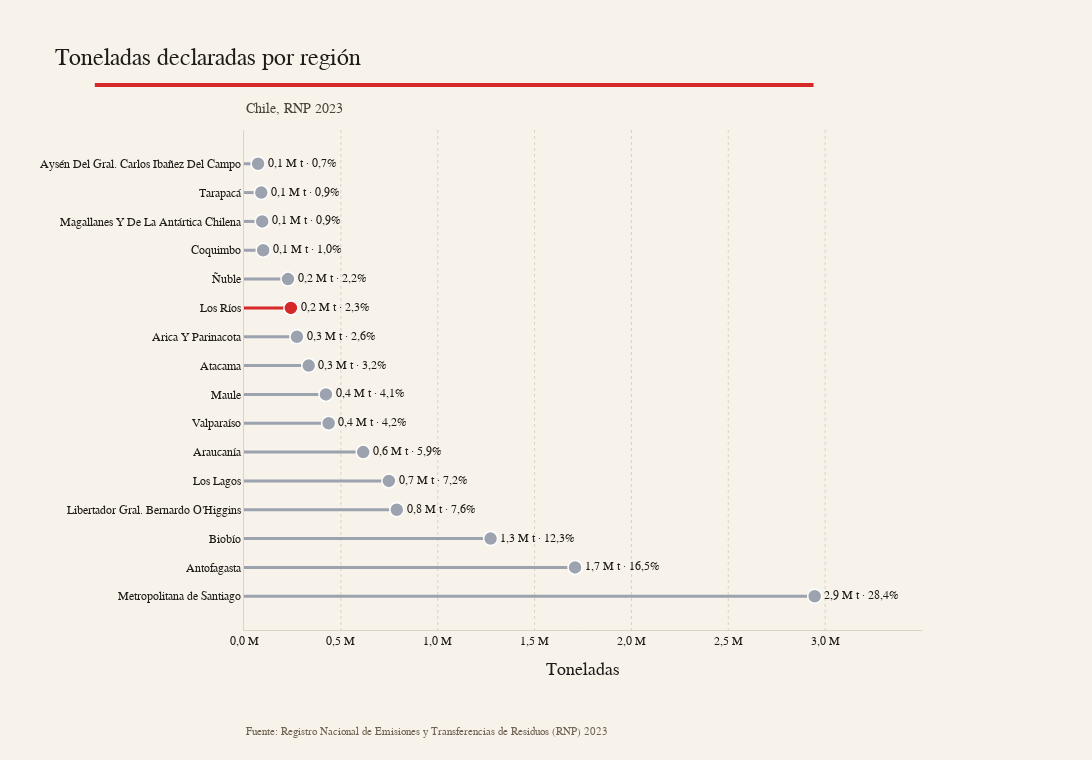

Notebook source saved alongside this figure:
### Markdown cell above
#### Lollipop regional

Exploramos la distribución con un lollipop horizontal que facilita comparar órdenes y magnitudes en millones de toneladas.

### Code cell
import math

lollipop_df = (
    region_df[["region", "toneladas_sum"]]
    .dropna()
    .sort_values("toneladas_sum", ascending=False)
    .reset_index(drop=True)
)

region_wrap_map = {
    "Metropolitana De Santiago": "Metropolitana\nde Santiago",
    "Los Ríos": "Los Ríos",
    "Los Lagos": "Los Lagos",
}
lollipop_df["region_display"] = (
    lollipop_df["region"].astype(str).map(region_wrap_map).fillna(lollipop_df["region"].astype(str))
)

total_tonnes = lollipop_df["toneladas_sum"].sum()
lollipop_df["tonnes_millions"] = lollipop_df["toneladas_sum"] / 1_000_000
lollipop_df["participacion"] = lollipop_df["toneladas_sum"] / total_tonnes

def format_spanish(number: float) -> str:
    formatted = f"{number:,.1f}"
    return formatted.replace(",", "X").replace(".", ",").replace("X", ".")

lollipop_df["label"] = lollipop_df.apply(
    lambda row: f"{format_spanish(row['tonnes_millions'])} M t · {format_spanish(row['participacion'] * 100)}%",
    axis=1,
)

highlight_color = "#d62828"
neutral_color = "#9ca3af"

fig = go.Figure()

for _, row in lollipop_df.iterrows():
    color = highlight_color if row["region"] == "Los Ríos" else neutral_color
    fig.add_trace(
        go.Scatter(
            x=[0, row["tonnes_millions"]],
            y=[row["region_display"], row["region_display"]],
            mode="lines",
            line=dict(color=color, width=3),
            hoverinfo="skip",
            showlegend=False,
        )
    )
    fig.add_trace(
        go.Scatter(
            x=[row["tonnes_millions"]],
            y=[row["region_display"]],
            mode="markers+text",
            marker=dict(color=color, size=14, line=dict(color="#ffffff", width=1.5)),
            text=[row["label"]],
            textposition="middle right",
            textfont=dict(family="Georgia, serif", color="#1e1b18", size=12),
            hovertemplate=(
                "<b>%{customdata[0]}</b><br>Toneladas: %{customdata[1]:,.0f}<br>Participación nacional: %{customdata[2]:.1%}<extra></extra>"
            ),
            customdata=[
                [
                    row["region"],
                    row["toneladas_sum"],
                    row["participacion"],
                ]
            ],
            showlegend=False,
        )
    )

fig = apply_economist_style(fig, base_color=neutral_color)

if fig.layout.shapes:
    fig.layout.shapes[0].update(x0=-0.22, x1=0.84)

max_millions = lollipop_df["tonnes_millions"].max()
tick_max = math.ceil(max_millions * 10) / 10
tick_step = max(0.2, tick_max / 6)
tick_values = [round(x, 1) for x in [i * tick_step for i in range(int(tick_max / tick_step) + 1)]]
tick_values = sorted(set(tick_values))
tick_text = [f"{format_spanish(val)} M" for val in tick_values]

x_upper_padding = tick_step if tick_step > 0 else 0.2
xaxis_range = [0, tick_max + x_upper_padding]

fig.update_traces(textfont=dict(size=12, family="Georgia, serif"))

fig.update_layout(
    title="Toneladas declaradas por región",
    title_font=dict(size=24),
    xaxis_title="Toneladas",
    yaxis_title="",
    xaxis=dict(
        tickvals=tick_values,
        ticktext=tick_text,
        rangemode="tozero",
        range=xaxis_range,
    ),
    yaxis=dict(
        categoryorder="array",
        categoryarray=lollipop_df["region_display"].tolist(),
    ),
    width=1380,
    height=760,
    margin=dict(l=200, r=170, t=130, b=130),
    annotations=[
        dict(
            text="Chile, RNP 2023",
            x=0,
            y=1.06,
            xref="paper",
            yref="paper",
            showarrow=False,
            font=dict(family="Georgia, serif", size=14, color="#4a4338"),
        ),
        dict(
            text="Fuente: Registro Nacional de Emisiones y Transferencias de Residuos (RNP) 2023",
            x=0,
            y=-0.22,
            xref="paper",
            yref="paper",
            showarrow=False,
            font=dict(family="Georgia, serif", size=11, color="#6e6252"),
        ),
    ],
)

fig

### Figure 1 — Plotly figure (JSON) as saved in the notebook; plotly's stock layout.template omitted (floating-point values rounded to 4 significant figures)
{"data": [{"hoverinfo": "skip", "line": {"color": "#9ca3af", "width": 3}, "mode": "lines", "showlegend": false, "textfont": {"family": "Georgia, serif", "size": 12}, "type": "scatter", "x": [0, 2.946], "y": ["Metropolitana\nde Santiago", "Metropolitana\nde Santiago"]}, {"customdata": [["Metropolitana De Santiago", 2946000.0, 0.2841]], "hovertemplate": "<b>%{customdata[0]}</b><br>Toneladas: %{customdata[1]:,.0f}<br>Participación nacional: %{customdata[2]:.1%}<extra></extra>", "marker": {"color": "#9ca3af", "line": {"color": "#ffffff", "width": 1.5}, "size": 14}, "mode": "markers+text", "showlegend": false, "text": ["2,9 M t · 28,4%"], "textfont": {"color": "#1e1b18", "family": "Georgia, serif", "size": 12}, "textposition": "middle right", "type": "scatter", "x": [2.946], "y": ["Metropolitana\nde Santiago"]}, {"hoverinfo": "skip", "line": {"color": "#9ca3af", "width": 3}, "mode": "lines", "showlegend": false, "textfont": {"family": "Georgia, serif", "size": 12}, "type": "scatter", "x": [0, 1.709], "y": ["Antofagasta", "Antofagasta"]}, {"customdata": [["Antofagasta", 1709000.0, 0.1648]], "hovertemplate": "<b>%{customdata[0]}</b><br>Toneladas: %{customdata[1]:,.0f}<br>Participación nacional: %{customdata[2]:.1%}<extra></extra>", "marker": {"color": "#9ca3af", "line": {"color": "#ffffff", "width": 1.5}, "size": 14}, "mode": "markers+text", "showlegend": false, "text": ["1,7 M t · 16,5%"], "textfont": {"color": "#1e1b18", "family": "Georgia, serif", "size": 12}, "textposition": "middle right", "type": "scatter", "x": [1.709], "y": ["Antofagasta"]}, {"hoverinfo": "skip", "line": {"color": "#9ca3af", "width": 3}, "mode": "lines", "showlegend": false, "textfont": {"family": "Georgia, serif", "size": 12}, "type": "scatter", "x": [0, 1.273], "y": ["Biobío", "Biobío"]}, {"customdata": [["Biobío", 1273000.0, 0.1227]], "hovertemplate": "<b>%{customdata[0]}</b><br>Toneladas: %{customdata[1]:,.0f}<br>Participación nacional: %{customdata[2]:.1%}<extra></extra>", "marker": {"color": "#9ca3af", "line": {"color": "#ffffff", "width": 1.5}, "size": 14}, "mode": "markers+text", "showlegend": false, "text": ["1,3 M t · 12,3%"], "textfont": {"color": "#1e1b18", "family": "Georgia, serif", "size": 12}, "textposition": "middle right", "type": "scatter", "x": [1.273], "y": ["Biobío"]}, {"hoverinfo": "skip", "line": {"color": "#9ca3af", "width": 3}, "mode": "lines", "showlegend": false, "textfont": {"family": "Georgia, serif", "size": 12}, "type": "scatter", "x": [0, 0.7887], "y": ["Libertador Gral. Bernardo O'Higgins", "Libertador Gral. Bernardo O'Higgins"]}, {"customdata": [["Libertador Gral. Bernardo O'Higgins", 788700.0, 0.07605]], "hovertemplate": "<b>%{customdata[0]}</b><br>Toneladas: %{customdata[1]:,.0f}<br>Participación nacional: %{customdata[2]:.1%}<extra></extra>", "marker": {"color": "#9ca3af", "line": {"color": "#ffffff", "width": 1.5}, "size": 14}, "mode": "markers+text", "showlegend": false, "text": ["0,8 M t · 7,6%"], "textfont": {"color": "#1e1b18", "family": "Georgia, serif", "size": 12}, "textposition": "middle right", "type": "scatter", "x": [0.7887], "y": ["Libertador Gral. Bernardo O'Higgins"]}, {"hoverinfo": "skip", "line": {"color": "#9ca3af", "width": 3}, "mode": "lines", "showlegend": false, "textfont": {"family": "Georgia, serif", "size": 12}, "type": "scatter", "x": [0, 0.7477], "y": ["Los Lagos", "Los Lagos"]}, {"customdata": [["Los Lagos", 747700.0, 0.0721]], "hovertemplate": "<b>%{customdata[0]}</b><br>Toneladas: %{customdata[1]:,.0f}<br>Participación nacional: %{customdata[2]:.1%}<extra></extra>", "marker": {"color": "#9ca3af", "line": {"color": "#ffffff", "width": 1.5}, "size": 14}, "mode": "markers+text", "showlegend": false, "text": ["0,7 M t · 7,2%"], "textfont": {"color": "#1e1b18", "family": "Georgia, serif", "size": 12}, "textposition": "middle right", "type": "scatter", "x": [0.7477], "y": ["Los Lagos"]}, {"hoverinfo": "skip", "line": {"color": "#9ca3af", "width": 3}, "mode": "lines", "showlegend": false, "textfont": {"family": "Georgia, serif", "size": 12}, "type": "scatter", "x": [0, 0.6153], "y": ["Araucanía", "Araucanía"]}, {"customdata": [["Araucanía", 615300.0, 0.05933]], "hovertemplate": "<b>%{customdata[0]}</b><br>Toneladas: %{customdata[1]:,.0f}<br>Participación nacional: %{customdata[2]:.1%}<extra></extra>", "marker": {"color": "#9ca3af", "line": {"color": "#ffffff", "width": 1.5}, "size": 14}, "mode": "markers+text", "showlegend": false, "text": ["0,6 M t · 5,9%"], "textfont": {"color": "#1e1b18", "family": "Georgia, serif", "size": 12}, "textposition": "middle right", "type": "scatter", "x": [0.6153], "y": ["Araucanía"]}, {"hoverinfo": "skip", "line": {"color": "#9ca3af", "width": 3}, "mode": "lines", "showlegend": false, "textfont": {"family": "Georgia, serif", "size": 12}, "type": "scatter", "x": [0, 0.4369], "y": ["Valparaíso", "Valparaíso"]}, {"customdata": [["Valparaíso", 436900.0, 0.04213]], "hovertemplate": "<b>%{customdata[0]}</b><br>Toneladas: %{customdata[1]:,.0f}<br>Participación nacional: %{customdata[2]:.1%}<extra></extra>", "marker": {"color": "#9ca3af", "line": {"color": "#ffffff", "width": 1.5}, "size": 14}, "mode": "markers+text", "showlegend": false, "text": ["0,4 M t · 4,2%"], "textfont": {"color": "#1e1b18", "family": "Georgia, serif", "size": 12}, "textposition": "middle right", "type": "scatter", "x": [0.4369], "y": ["Valparaíso"]}, {"hoverinfo": "skip", "line": {"color": "#9ca3af", "width": 3}, "mode": "lines", "showlegend": false, "textfont": {"family": "Georgia, serif", "size": 12}, "type": "scatter", "x": [0, 0.4231], "y": ["Maule", "Maule"]}, {"customdata": [["Maule", 423100.0, 0.0408]], "hovertemplate": "<b>%{customdata[0]}</b><br>Toneladas: %{customdata[1]:,.0f}<br>Participación nacional: %{customdata[2]:.1%}<extra></extra>", "marker": {"color": "#9ca3af", "line": {"color": "#ffffff", "width": 1.5}, "size": 14}, "mode": "markers+text", "showlegend": false, "text": ["0,4 M t · 4,1%"], "textfont": {"color": "#1e1b18", "family": "Georgia, serif", "size": 12}, "textposition": "middle right", "type": "scatter", "x": [0.4231], "y": ["Maule"]}, {"hoverinfo": "skip", "line": {"color": "#9ca3af", "width": 3}, "mode": "lines", "showlegend": false, "textfont": {"family": "Georgia, serif", "size": 12}, "type": "scatter", "x": [0, 0.3341], "y": ["Atacama", "Atacama"]}, {"customdata": [["Atacama", 334100.0, 0.03221]], "hovertemplate": "<b>%{customdata[0]}</b><br>Toneladas: %{customdata[1]:,.0f}<br>Participación nacional: %{customdata[2]:.1%}<extra></extra>", "marker": {"color": "#9ca3af", "line": {"color": "#ffffff", "width": 1.5}, "size": 14}, "mode": "markers+text", "showlegend": false, "text": ["0,3 M t · 3,2%"], "textfont": {"color": "#1e1b18", "family": "Georgia, serif", "size": 12}, "textposition": "middle right", "type": "scatter", "x": [0.3341], "y": ["Atacama"]}, {"hoverinfo": "skip", "line": {"color": "#9ca3af", "width": 3}, "mode": "lines", "showlegend": false, "textfont": {"family": "Georgia, serif", "size": 12}, "type": "scatter", "x": [0, 0.2734], "y": ["Arica Y Parinacota", "Arica Y Parinacota"]}, {"customdata": [["Arica Y Parinacota", 273400.0, 0.02636]], "hovertemplate": "<b>%{customdata[0]}</b><br>Toneladas: %{customdata[1]:,.0f}<br>Participación nacional: %{customdata[2]:.1%}<extra></extra>", "marker": {"color": "#9ca3af", "line": {"color": "#ffffff", "width": 1.5}, "size": 14}, "mode": "markers+text", "showlegend": false, "text": ["0,3 M t · 2,6%"], "textfont": {"color": "#1e1b18", "family": "Georgia, serif", "size": 12}, "textposition": "middle right", "type": "scatter", "x": [0.2734], "y": ["Arica Y Parinacota"]}, {"hoverinfo": "skip", "line": {"color": "#d62828", "width": 3}, "mode": "lines", "showlegend": false, "textfont": {"family": "Georgia, serif", "size": 12}, "type": "scatter", "x": [0, 0.2419], "y": ["Los Ríos", "Los Ríos"]}, {"customdata": [["Los Ríos", 241900.0, 0.02332]], "hovertemplate": "<b>%{customdata[0]}</b><br>Toneladas: %{customdata[1]:,.0f}<br>Participación nacional: %{customdata[2]:.1%}<extra></extra>", "marker": {"color": "#d62828", "line": {"color": "#ffffff", "width": 1.5}, "size": 14}, "mode": "markers+text", "showlegend": false, "text": ["0,2 M t · 2,3%"], "textfont": {"color": "#1e1b18", "family": "Georgia, serif", "size": 12}, "textposition": "middle right", "type": "scatter", "x": [0.2419], "y": ["Los Ríos"]}, {"hoverinfo": "skip", "line": {"color": "#9ca3af", "width": 3}, "mode": "lines", "showlegend": false, "textfont": {"family": "Georgia, serif", "size": 12}, "type": "scatter", "x": [0, 0.2269], "y": ["Ñuble", "Ñuble"]}, {"customdata": [["Ñuble", 226900.0, 0.02188]], "hovertemplate": "<b>%{customdata[0]}</b><br>Toneladas: %{customdata[1]:,.0f}<br>Participación nacional: %{customdata[2]:.1%}<extra></extra>", "marker": {"color": "#9ca3af", "line": {"color": "#ffffff", "width": 1.5}, "size": 14}, "mode": "markers+text", "showlegend": false, "text": ["0,2 M t · 2,2%"], "textfont": {"color": "#1e1b18", "family": "Georgia, serif", "size": 12}, "textposition": "middle right", "type": "scatter", "x": [0.2269], "y": ["Ñuble"]}, {"hoverinfo": "skip", "line": {"color": "#9ca3af", "width": 3}, "mode": "lines", "showlegend": false, "textfont": {"family": "Georgia, serif", "size": 12}, "type": "scatter", "x": [0, 0.09904], "y": ["Coquimbo", "Coquimbo"]}, {"customdata": [["Coquimbo", 99040.0, 0.00955]], "hovertemplate": "<b>%{customdata[0]}</b><br>Toneladas: %{customdata[1]:,.0f}<br>Participación nacional: %{customdata[2]:.1%}<extra></extra>", "marker": {"color": "#9ca3af", "line": {"color": "#ffffff", "width": 1.5}, "size": 14}, "mode": "markers+text", "showlegend": false, "text": ["0,1 M t · 1,0%"], "textfont": {"color": "#1e1b18", "family": "Georgia, serif", "size": 12}, "textposition": "middle right", "type": "scatter", "x": [0.09904], "y": ["Coquimbo"]}, {"hoverinfo": "skip", "line": {"color": "#9ca3af", "width": 3}, "mode": "lines", "showlegend": false, "textfont": {"family": "Georgia, serif", "size": 12}, "type": "scatter", "x": [0, 0.09397], "y": ["Magallanes Y De La Antártica Chilena", "Magallanes Y De La Antártica Chilena"]}, {"customdata": [["Magallanes Y De La Antártica Chilena", 93970.0, 0.009061]], "hovertemplate": "<b>%{customdata[0]}</b><br>Toneladas: %{customdata[1]:,.0f}<br>Participación nacional: %{customdata[2]:.1%}<extra></extra>", "marker": {"color": "#9ca3af", "line": {"color": "#ffffff", "width": 1.5}, "size": 14}, "mode": "markers+text", "showlegend": false, "text": ["0,1 M t · 0,9%"], "textfont": {"color": "#1e1b18", "family": "Georgia, serif", "size": 12}, "textposition": "middle right", "type": "scatter", "x": [0.09397], "y": ["Magallanes Y De La Antártica Chilena"]}, {"hoverinfo": "skip", "line": {"color": "#9ca3af", "width": 3}, "mode": "lines", "showlegend": false, "textfont": {"family": "Georgia, serif", "size": 12}, "type": "scatter", "x": [0, 0.08921], "y": ["Tarapacá", "Tarapacá"]}, {"customdata": [["Tarapacá", 89210.0, 0.008602]], "hovertemplate": "<b>%{customdata[0]}</b><br>Toneladas: %{customdata[1]:,.0f}<br>Participación nacional: %{customdata[2]:.1%}<extra></extra>", "marker": {"color": "#9ca3af", "line": {"color": "#ffffff", "width": 1.5}, "size": 14}, "mode": "markers+text", "showlegend": false, "text": ["0,1 M t · 0,9%"], "textfont": {"color": "#1e1b18", "family": "Georgia, serif", "size": 12}, "textposition": "middle right", "type": "scatter", "x": [0.08921], "y": ["Tarapacá"]}, {"hoverinfo": "skip", "line": {"color": "#9ca3af", "width": 3}, "mode": "lines", "showlegend": false, "textfont": {"family": "Georgia, serif", "size": 12}, "type": "scatter", "x": [0, 0.0726], "y": ["Aysén Del Gral. Carlos Ibañez Del Campo", "Aysén Del Gral. Carlos Ibañez Del Campo"]}, {"customdata": [["Aysén Del Gral. Carlos Ibañez Del Campo", 72600.0, 0.007]], "hovertemplate": "<b>%{customdata[0]}</b><br>Toneladas: %{customdata[1]:,.0f}<br>Participación nacional: %{customdata[2]:.1%}<extra></extra>", "marker": {"color": "#9ca3af", "line": {"color": "#ffffff", "width": 1.5}, "size": 14}, "mode": "markers+text", "showlegend": false, "text": ["0,1 M t · 0,7%"], "textfont": {"color": "#1e1b18", "family": "Georgia, serif", "size": 12}, "textposition": "middle right", "type": "scatter", "x": [0.0726], "y": ["Aysén Del Gral. Carlos Ibañez Del Campo"]}], "layout": {"annotations": [{"font": {"color": "#4a4338", "family": "Georgia, serif", "size": 14}, "showarrow": false, "text": "Chile, RNP 2023", "x": 0, "xref": "paper", "y": 1.06, "yref": "paper"}, {"font": {"color": "#6e6252", "family": "Georgia, serif", "size": 11}, "showarrow": false, "text": "Fuente: Registro Nacional de Emisiones y Transferencias de Residuos (RNP) 2023", "x": 0, "xref": "paper", "y": -0.22, "yref": "paper"}], "bargap": 0.28, "colorway": ["#9ca3af"], "font": {"color": "#1e1b18", "family": "Georgia, serif", "size": 15}, "height": 760, "hoverlabel": {"bgcolor": "#ffffff", "font": {"color": "#1e1b18", "family": "Georgia, serif"}}, "legend": {"font": {"color": "#1e1b18", "family": "Georgia, serif", "size": 12}}, "margin": {"b": 130, "l": 200, "r": 170, "t": 130}, "paper_bgcolor": "#f7f2ea", "plot_bgcolor": "#f7f2ea", "shapes": [{"line": {"color": "#d62828", "width": 4}, "type": "line", "x0": -0.22, "x1": 0.84, "xref": "paper", "y0": 1.09, "y1": 1.09, "yref": "paper"}], "title": {"font": {"size": 24}, "text": "Toneladas declaradas por región"}, "width": 1380, "xaxis": {"gridcolor": "#d9d3c5", "griddash": "dot", "linecolor": "#d9d3c5", "range": [0, 3.5], "rangemode": "tozero", "showgrid": true, "tickfont": {"color": "#1e1b18", "family": "Georgia, serif", "size": 12}, "ticktext": ["0,0 M", "0,5 M", "1,0 M", "1,5 M", "2,0 M", "2,5 M", "3,0 M"], "tickvals": [0, 0.5, 1, 1.5, 2, 2.5, 3], "title": {"text": "Toneladas"}, "zeroline": false}, "yaxis": {"categoryarray": ["Metropolitana\nde Santiago", "Antofagasta", "Biobío", "Libertador Gral. Bernardo O'Higgins", "Los Lagos", "Araucanía", "Valparaíso", "Maule", "Atacama", "Arica Y Parinacota", "Los Ríos", "Ñuble", "Coquimbo", "Magallanes Y De La Antártica Chilena", "Tarapacá", "Aysén Del Gral. Carlos Ibañez Del Campo"], "categoryorder": "array", "linecolor": "#d9d3c5", "showgrid": false, "tickfont": {"color": "#1e1b18", "family": "Georgia, serif", "size": 12}, "title": {"text": ""}, "zeroline": false}}}
